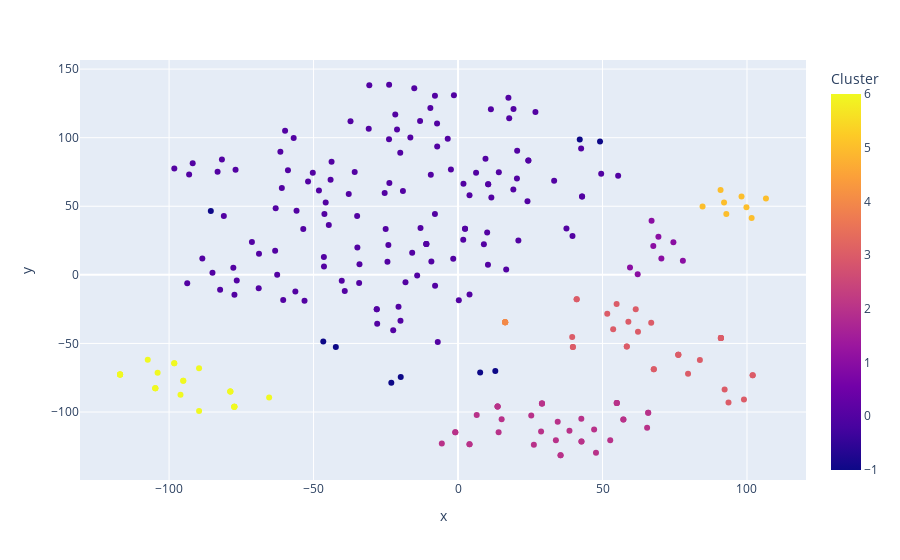

Notebook source saved alongside this figure:
### Code cell
fig = px.scatter(df_vis, x="x", y="y", hover_data=['deskripsi'], color='Cluster')
fig.show()

### Figure 1 — Plotly figure (JSON) as saved in the notebook; plotly's stock layout.template omitted (floating-point values rounded to 4 significant figures; data arrays with more than 128 entries replaced by an {"elided": "..."} marker saying what was removed)
{"data": [{"customdata": {"elided": "250x1 str values"}, "hovertemplate": "x=%{x}<br>y=%{y}<br>deskripsi=%{customdata[0]}<br>Cluster=%{marker.color}<extra></extra>", "legendgroup": "", "marker": {"color": {"elided": "250 int values"}, "coloraxis": "coloraxis", "symbol": "circle"}, "mode": "markers", "name": "", "orientation": "v", "showlegend": false, "type": "scatter", "x": {"elided": "250 float values"}, "xaxis": "x", "y": {"elided": "250 float values"}, "yaxis": "y"}], "layout": {"coloraxis": {"colorbar": {"title": {"text": "Cluster"}}, "colorscale": [[0, "#0d0887"], [0.1111, "#46039f"], [0.2222, "#7201a8"], [0.3333, "#9c179e"], [0.4444, "#bd3786"], [0.5556, "#d8576b"], [0.6667, "#ed7953"], [0.7778, "#fb9f3a"], [0.8889, "#fdca26"], [1, "#f0f921"]]}, "legend": {"tracegroupgap": 0}, "margin": {"t": 60}, "xaxis": {"anchor": "y", "domain": [0, 1], "title": {"text": "x"}}, "yaxis": {"anchor": "x", "domain": [0, 1], "title": {"text": "y"}}}}
